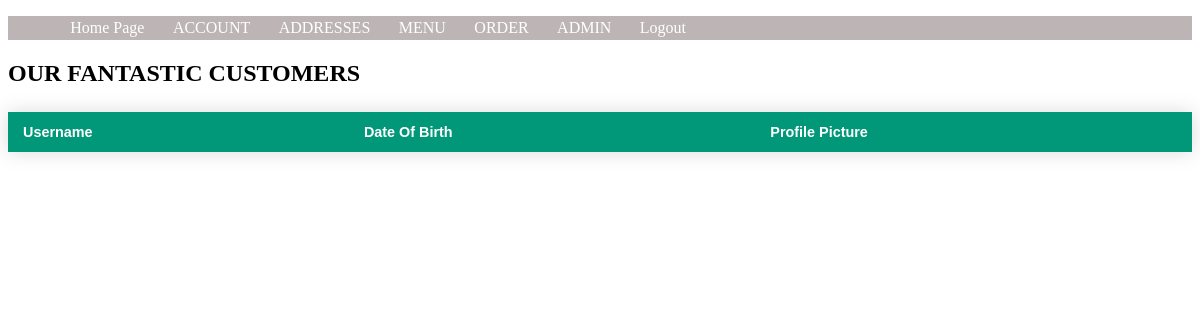
The app's page /customers/ (signed in), older data.
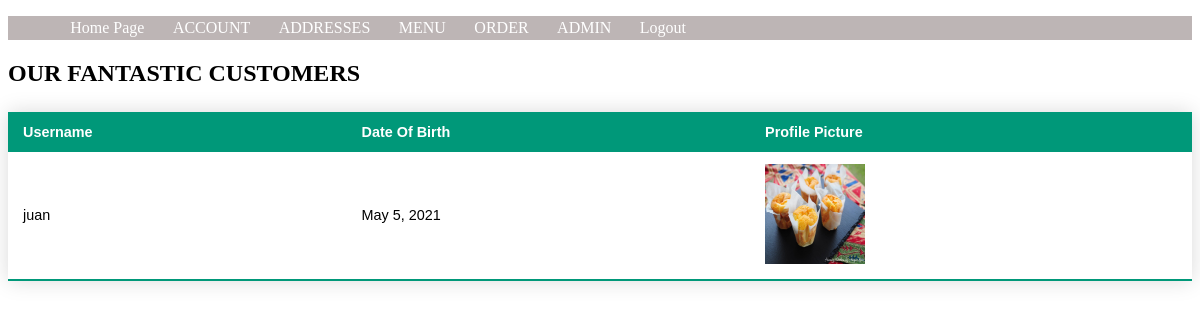
The same page, newer data.
### chineseSpicyFlavor/models.py (models this page shows, shortened)
class Profile(models.Model):
    user = models.OneToOneField(settings.AUTH_USER_MODEL,
                                on_delete=models.CASCADE,
                                unique=True)
    date_of_birth = models.DateField(blank=True, null=True)
    image = models.ImageField(upload_to='users/%Y/%m/%d',
                              blank=True)
    address = models.ForeignKey(Address,
                                related_name='address',
                                on_delete=models.CASCADE,
                                null=True)

### chineseSpicyFlavor/views.py (the view)
# urls.py: path('customers/', views.Customers.as_view(), name='Customers')
class Customers(PermissionRequiredMixin, generic.ListView):
    model = Profile
    permission_required = 'chineseSpicyFlavor.profile.can_add_profile'
    template_name = 'manager/Customers.html'
    def get_queryset(self):
        return Profile.objects.all()

### cart/context_processors.py (called while the page is built)
def cart(request):
    return {'cart': Cart(request)}

### chineseSpicyFlavor/templates/manager/Customers.html (shortened to what this page needs)
<!DOCTYPE html>
{% load static %}
<html lang="en">
<head>
    <link rel="stylesheet" href="../../static/css/management.css">
</head>
<body>
<div class="top">
    <div style="text-align: center;">
        <ul>
            <li><a href="{% url 'chineseSpicyFlavor:covidWarning' %}">Home Page</a></li>
            <li><a href="#">ACCOUNT</a>
            </li>
            <li><a href="#">ADDRESSES</a>
            </li>
            <li><a href="#">MENU</a>
            </li>
            <li><a href="#">ORDER</a>
            </li>
            {% if user.is_staff %}
            <li><a href="#">ADMIN</a>
            </li>
            {% endif %}
            <ul>
                <li><a href="{% url 'chineseSpicyFlavor:logout' %}">Logout</a></li>
            </ul>
        </ul>
    </div>
</div>
<h2>OUR FANTASTIC CUSTOMERS</h2>
<table class="styled-table">
    <thead>
    <tr>
        <th>Username</th>
        <th>Date Of Birth</th>
        <th>Profile Picture</th>
    </tr>
    </thead>
    {% for cust in profile_list %}
        <tbody>
        <tr>
            <td>{{ cust.user }}</td>
            <td>{{ cust.date_of_birth }}</td>
            <td>
                <img src="
                        {% if user.profile.image %}{{ user.profile.image.url }}{% else %}{% static "images/logo_home.PNG" %}{% endif %}"
                     alt="panda" width="100" height="100">
            </td>
        </tr>
        </tbody>
    {% endfor %}
</table>
</body>
</html>

Row changes from the older to the newer data that the page shows:
added Profile: user "juan", date_of_birth "May 5, 2021", image (picture)
